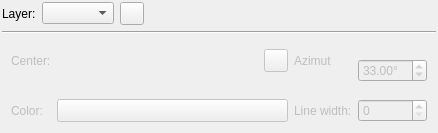
<?xml version="1.0" encoding="UTF-8"?>
<ui version="4.0">
 <class>QgsOverlayPS7WidgetBase</class>
 <widget class="QWidget" name="QgsOverlayPSWidgetBase">
  <property name="geometry">
   <rect>
    <x>0</x>
    <y>0</y>
    <width>438</width>
    <height>133</height>
   </rect>
  </property>
  <property name="windowTitle">
   <string>Form</string>
  </property>
  <layout class="QGridLayout" name="gridLayout_2">
   <property name="leftMargin">
    <number>2</number>
   </property>
   <property name="topMargin">
    <number>2</number>
   </property>
   <property name="rightMargin">
    <number>2</number>
   </property>
   <property name="bottomMargin">
    <number>2</number>
   </property>
   <item row="2" column="0" colspan="4">
    <widget class="QWidget" name="widgetLayerSetup" native="true">
     <property name="enabled">
      <bool>false</bool>
     </property>
     <layout class="QGridLayout" name="gridLayout">
      <item row="0" column="0">
       <widget class="QLabel" name="labelCenter">
        <property name="text">
         <string>Center:</string>
        </property>
       </widget>
      </item>
      <item row="0" column="3">
       <widget class="QLabel" name="labelAxes">
        <property name="text">
         <string>Azimut</string>
        </property>
       </widget>
      </item>
      <item row="0" column="4" rowspan="2">
       <widget class="QDoubleSpinBox" name="spinBoxAzimut">
        <property name="suffix">
         <string notr="true">°</string>
        </property>
        <property name="maximum">
         <double>360.000000000000000</double>
        </property>
        <property name="singleStep">
         <double>22.500000000000000</double>
        </property>
        <property name="value">
         <double>33.000000000000000</double>
        </property>
       </widget>
      </item>
      <item row="0" column="1">
       <widget class="QWidget" name="widgetCenter" native="true">
        <layout class="QHBoxLayout" name="horizontalLayout">
         <property name="spacing">
          <number>0</number>
         </property>
         <property name="leftMargin">
          <number>0</number>
         </property>
         <property name="topMargin">
          <number>0</number>
         </property>
         <property name="rightMargin">
          <number>0</number>
         </property>
         <property name="bottomMargin">
          <number>0</number>
         </property>
         <item>
          <widget class="QgsCoordinateInput" name="inputCenter" native="true">
           <property name="sizePolicy">
            <sizepolicy hsizetype="Expanding" vsizetype="Preferred">
             <horstretch>0</horstretch>
             <verstretch>0</verstretch>
            </sizepolicy>
           </property>
          </widget>
         </item>
         <item>
          <widget class="QToolButton" name="toolButtonPickCenter">
           <property name="icon">
            <iconset>
             <normaloff>:/images/themes/default/mActionPick.svg</normaloff>:/images/themes/default/mActionPick.svg</iconset>
           </property>
          </widget>
         </item>
        </layout>
       </widget>
      </item>
      <item row="3" column="0">
       <widget class="QLabel" name="labelColor">
        <property name="text">
         <string>Color:</string>
        </property>
       </widget>
      </item>
      <item row="3" column="1">
       <widget class="QgsColorButtonV2" name="toolButtonColor">
        <property name="sizePolicy">
         <sizepolicy hsizetype="Preferred" vsizetype="Fixed">
          <horstretch>0</horstretch>
          <verstretch>0</verstretch>
         </sizepolicy>
        </property>
       </widget>
      </item>
      <item row="3" column="3">
       <widget class="QLabel" name="labelLineWidth">
        <property name="text">
         <string>Line width:</string>
        </property>
       </widget>
      </item>
      <item row="3" column="4">
       <widget class="QSpinBox" name="spinBoxLineWidth"/>
      </item>
     </layout>
    </widget>
   </item>
   <item row="0" column="2">
    <widget class="QToolButton" name="toolButtonAddLayer">
     <property name="icon">
      <iconset>
       <normaloff>:/images/themes/default/mActionAdd.png</normaloff>:/images/themes/default/mActionAdd.png</iconset>
     </property>
    </widget>
   </item>
   <item row="0" column="3">
    <spacer name="horizontalSpacer">
     <property name="orientation">
      <enum>Qt::Horizontal</enum>
     </property>
     <property name="sizeHint" stdset="0">
      <size>
       <width>351</width>
       <height>20</height>
      </size>
     </property>
    </spacer>
   </item>
   <item row="1" column="0" colspan="4">
    <widget class="Line" name="line">
     <property name="orientation">
      <enum>Qt::Horizontal</enum>
     </property>
    </widget>
   </item>
   <item row="0" column="1">
    <widget class="QComboBox" name="comboBoxLayer"/>
   </item>
   <item row="0" column="0">
    <widget class="QLabel" name="labelLayer">
     <property name="text">
      <string>Layer:</string>
     </property>
    </widget>
   </item>
  </layout>
 </widget>
 <customwidgets>
  <customwidget>
   <class>QgsColorButtonV2</class>
   <extends>QToolButton</extends>
   <header>qgis/gui.h</header>
   <container>1</container>
  </customwidget>
  <customwidget>
   <class>QgsCoordinateInput</class>
   <extends>QWidget</extends>
   <header>qgis/gui.h</header>
   <container>1</container>
  </customwidget>
 </customwidgets>
 <resources/>
 <connections/>
</ui>
